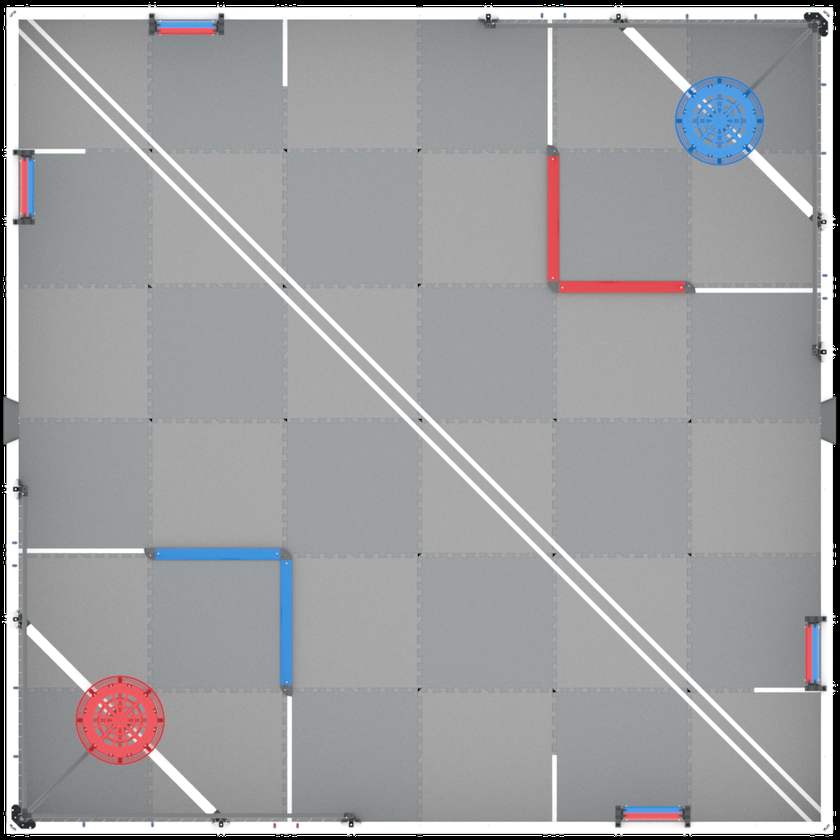
#> input picture VRCField.png, 840 x 840 px, shrunk from 1080 x 1080 before the run
$ python -i PathGenerator.py   (imports and definitions only)
#> lines starting #> are read from the running program, lines starting #| are printed output that depends on the picture
#> further down, picture is the input picture: shape (840, 840, 3); mean B, G, R 161.1, 159.2, 158.6
'''
Modified from https://github.com/arimb/PurePursuit

Generates paths for single simulation and strategies
'''

import cv2
import configparser
import math
import numpy as np
import sys
import os
from graphics.StratGrapher import *

def decrease_brightness(img, value=30):
#> called with value = 30
    hsv = cv2.cvtColor(img, cv2.COLOR_BGR2HSV)
#> hsv: shape (840, 840, 3); mean H, S, V 56.2, 8.6, 162.9
    h, s, v = cv2.split(hsv)
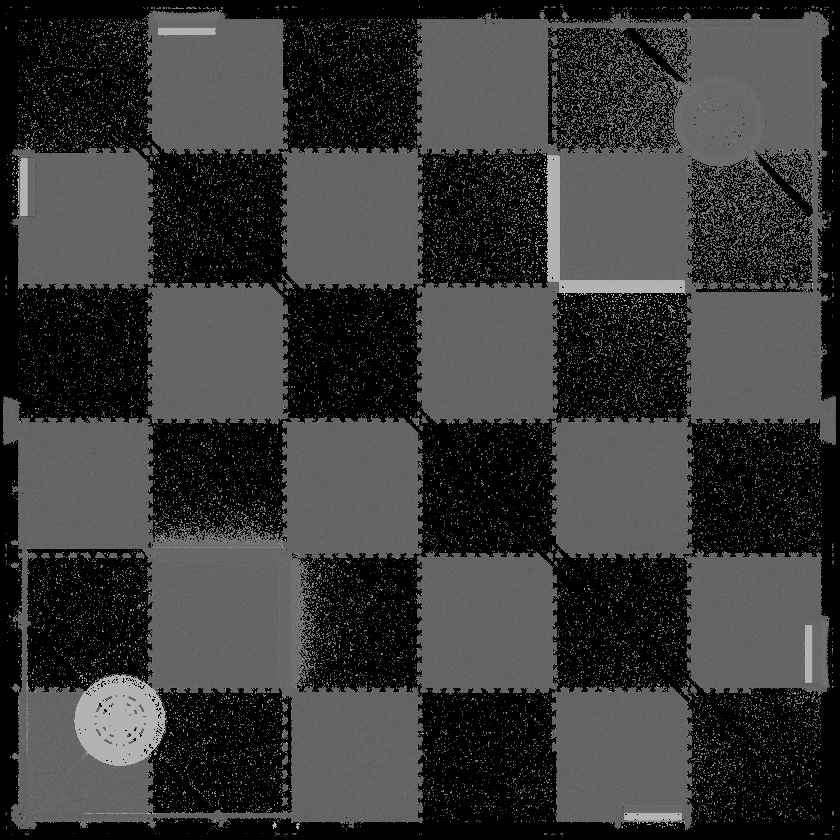
#> h: shape (840, 840); min 0, max 179, mean 56.2
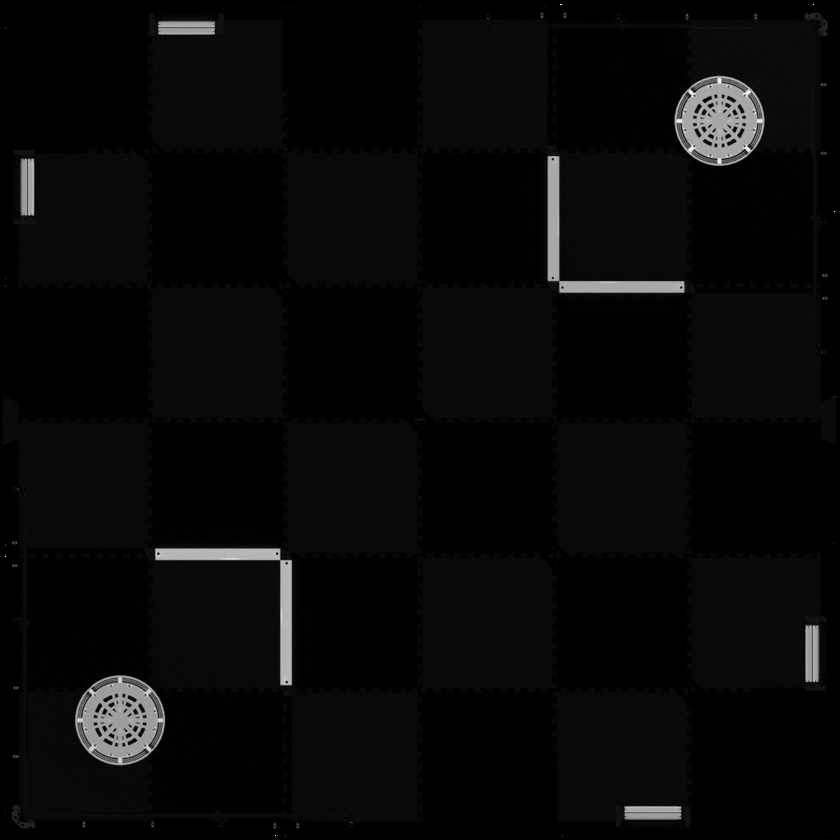
#> s: shape (840, 840); min 0, max 255, mean 8.6
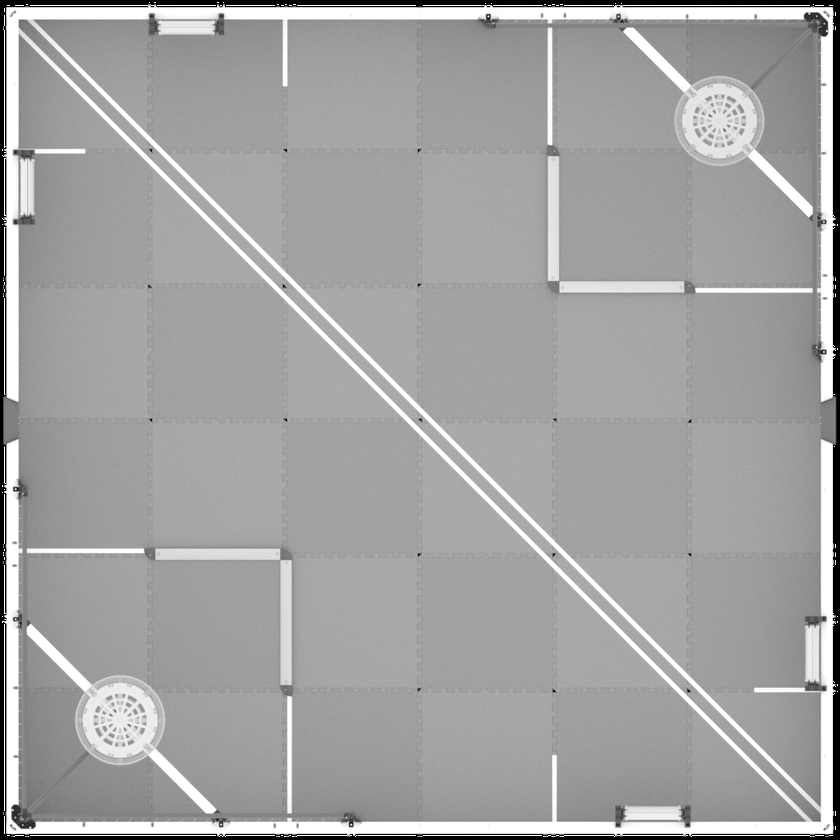
#> v: shape (840, 840); min 0, max 255, mean 162.9

    v[True] -= value
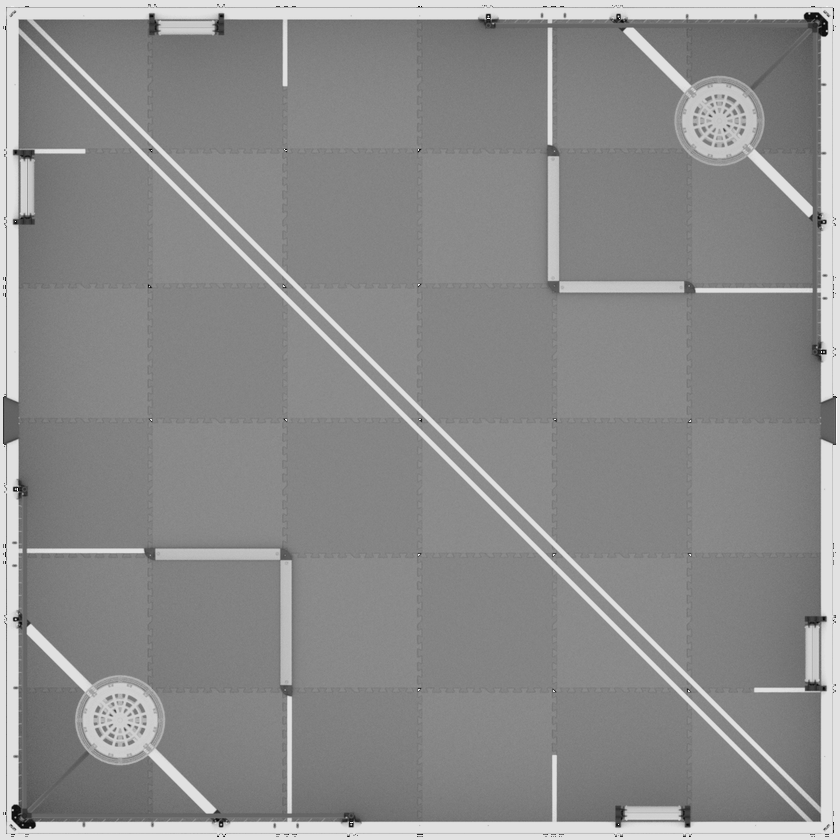
#> v: shape (840, 840); min 0, max 255, mean 139.7

    final_hsv = cv2.merge((h, s, v))
#> final_hsv: shape (840, 840, 3); mean H, S, V 56.2, 8.6, 139.7
    img = cv2.cvtColor(final_hsv, cv2.COLOR_HSV2BGR)
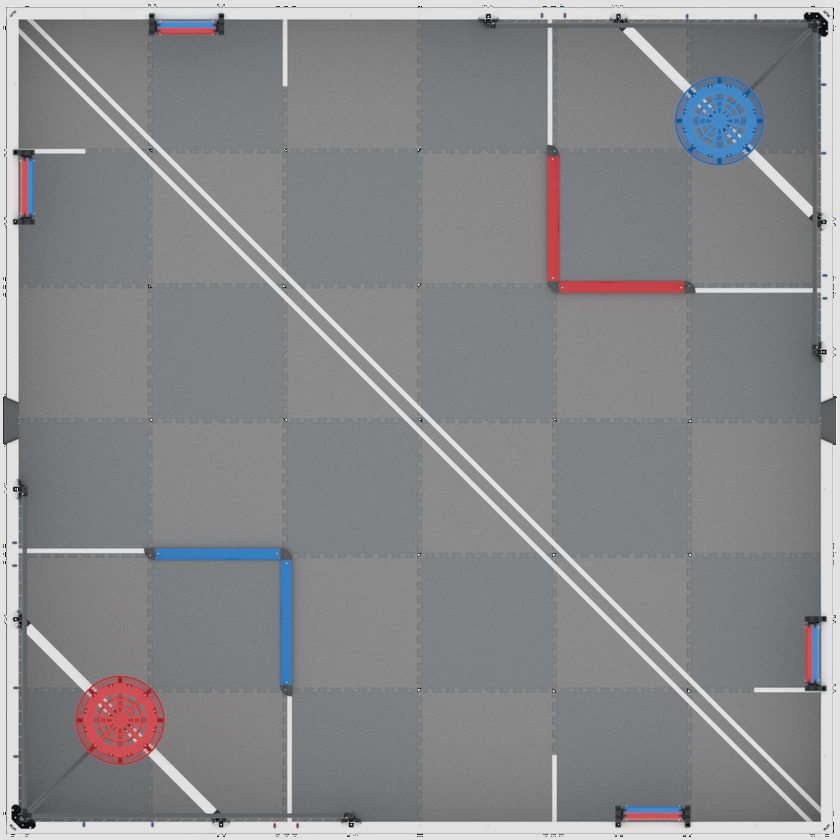
#> img: shape (840, 840, 3); mean B, G, R 138, 136.3, 135.8
    return img

# [65 lines left out: functions draw_robot_on_point, click, place_point, not called in this run]

pathNo = 0
isdeleting = False

# [184 lines left out: function generate_path, not called in this run]

# [2 lines not run here, left out]

>>> import cv2
>>> picture = cv2.imread('VRCField.png')
>>> result = decrease_brightness(picture)
